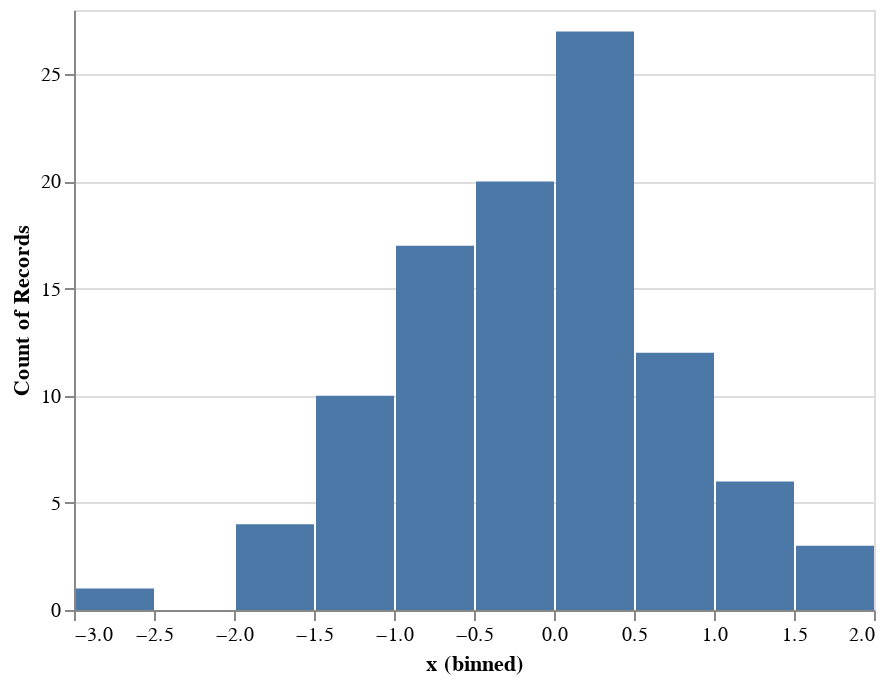

The notebook cell saved with this chart:
### Markdown cell above
### Controlling chart and axis titles

### Code cell
alt.Chart(data).mark_bar().encode(
    x = alt.X("x", bin = True),
    y = alt.Y("count()")
)

### Figure 1 — Vega-Lite specification as saved in the notebook (floating-point values rounded to 4 significant figures)
{"config": {"view": {"continuousWidth": 400, "continuousHeight": 300}}, "data": {"name": "data-36314fa13457ed6ac75c6d0d79479799"}, "mark": "bar", "encoding": {"x": {"bin": true, "field": "x", "type": "quantitative"}, "y": {"aggregate": "count", "type": "quantitative"}}, "$schema": "https://vega.github.io/schema/vega-lite/v4.17.0.json", "datasets": {"data-36314fa13457ed6ac75c6d0d79479799": [{"x": 0.4967, "y": -0.1383}, {"x": 0.6477, "y": 1.523}, {"x": -0.2342, "y": -0.2341}, {"x": 1.579, "y": 0.7674}, {"x": -0.4695, "y": 0.5426}, {"x": -0.4634, "y": -0.4657}, {"x": 0.242, "y": -1.913}, {"x": -1.725, "y": -0.5623}, {"x": -1.013, "y": 0.3142}, {"x": -0.908, "y": -1.412}, {"x": 1.466, "y": -0.2258}, {"x": 0.06753, "y": -1.425}, {"x": -0.5444, "y": 0.1109}, {"x": -1.151, "y": 0.3757}, {"x": -0.6006, "y": -0.2917}, {"x": -0.6017, "y": 1.852}, {"x": -0.0135, "y": -1.058}, {"x": 0.8225, "y": -1.221}, {"x": 0.2089, "y": -1.96}, {"x": -1.328, "y": 0.1969}, {"x": 0.7385, "y": 0.1714}, {"x": -0.1156, "y": -0.3011}, {"x": -1.479, "y": -0.7198}, {"x": -0.4606, "y": 1.057}, {"x": 0.3436, "y": -1.763}, {"x": 0.3241, "y": -0.3851}, {"x": -0.6769, "y": 0.6117}, {"x": 1.031, "y": 0.9313}, {"x": -0.8392, "y": -0.3092}, {"x": 0.3313, "y": 0.9755}, {"x": -0.4792, "y": -0.1857}, {"x": -1.106, "y": -1.196}, {"x": 0.8125, "y": 1.356}, {"x": -0.07201, "y": 1.004}, {"x": 0.3616, "y": -0.6451}, {"x": 0.3614, "y": 1.538}, {"x": -0.03583, "y": 1.565}, {"x": -2.62, "y": 0.8219}, {"x": 0.08705, "y": -0.299}, {"x": 0.09176, "y": -1.988}, {"x": -0.2197, "y": 0.3571}, {"x": 1.478, "y": -0.5183}, {"x": -0.8085, "y": -0.5018}, {"x": 0.9154, "y": 0.3288}, {"x": -0.5298, "y": 0.5133}, {"x": 0.09708, "y": 0.9686}, {"x": -0.7021, "y": -0.3277}, {"x": -0.3921, "y": -1.464}, {"x": 0.2961, "y": 0.2611}, {"x": 0.005113, "y": -0.2346}, {"x": -1.415, "y": -0.4206}, {"x": -0.3427, "y": -0.8023}, {"x": -0.1613, "y": 0.4041}, {"x": 1.886, "y": 0.1746}, {"x": 0.2576, "y": -0.07445}, {"x": -1.919, "y": -0.02651}, {"x": 0.06023, "y": 2.463}, {"x": -0.1924, "y": 0.3015}, {"x": -0.03471, "y": -1.169}, {"x": 1.143, "y": 0.7519}, {"x": 0.791, "y": -0.9094}, {"x": 1.403, "y": -1.402}, {"x": 0.5869, "y": 2.19}, {"x": -0.9905, "y": -0.5663}, {"x": 0.09965, "y": -0.5035}, {"x": -1.551, "y": 0.06856}, {"x": -1.062, "y": 0.4736}, {"x": -0.9194, "y": 1.55}, {"x": -0.7833, "y": -0.3221}, {"x": 0.8135, "y": -1.231}, {"x": 0.2275, "y": 1.307}, {"x": -1.607, "y": 0.1846}, {"x": 0.2599, "y": 0.7818}, {"x": -1.237, "y": -1.32}, {"x": 0.5219, "y": 0.297}, {"x": 0.2505, "y": 0.3464}, {"x": -0.68, "y": 0.2323}, {"x": 0.2931, "y": -0.7144}, {"x": 1.866, "y": 0.4738}, {"x": -1.191, "y": 0.6566}, {"x": -0.9747, "y": 0.7871}, {"x": 1.159, "y": -0.8207}, {"x": 0.9634, "y": 0.4128}, {"x": 0.8221, "y": 1.897}, {"x": -0.2454, "y": -0.7537}, {"x": -0.8895, "y": -0.8158}, {"x": -0.0771, "y": 0.3412}, {"x": 0.2767, "y": 0.8272}, {"x": 0.013, "y": 1.454}, {"x": -0.2647, "y": 2.72}, {"x": 0.6257, "y": -0.8572}, {"x": -1.071, "y": 0.4825}, {"x": -0.2235, "y": 0.714}, {"x": 0.4732, "y": -0.07283}, {"x": -0.8468, "y": -1.515}, {"x": -0.4465, "y": 0.8564}, {"x": 0.2141, "y": -1.246}, {"x": 0.1732, "y": 0.3853}, {"x": -0.8839, "y": 0.1537}, {"x": 0.05821, "y": -1.143}]}}
